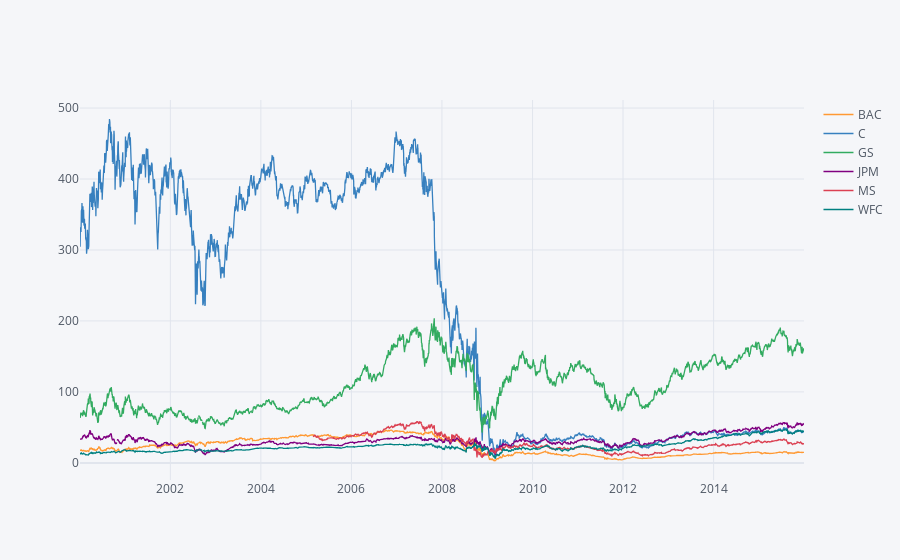

This figure's notebook cell:
### Code cell
bank_stocks.xs(key = 'Close', axis =1, level = 'Stock Info').iplot()

### Figure 1 — Plotly figure (JSON) as saved in the notebook; plotly's stock layout.template omitted (floating-point values rounded to 4 significant figures; data arrays with more than 128 entries replaced by an {"elided": "..."} marker saying what was removed)
{"data": [{"line": {"color": "rgba(255, 153, 51, 1.0)", "dash": "solid", "shape": "linear", "width": 1.3}, "mode": "lines", "name": "BAC", "text": "", "type": "scatter", "x": {"elided": "4025 str values"}, "y": {"elided": "4025 mixed values"}}, {"line": {"color": "rgba(55, 128, 191, 1.0)", "dash": "solid", "shape": "linear", "width": 1.3}, "mode": "lines", "name": "C", "text": "", "type": "scatter", "x": {"elided": "4025 str values"}, "y": {"elided": "4025 float values"}}, {"line": {"color": "rgba(50, 171, 96, 1.0)", "dash": "solid", "shape": "linear", "width": 1.3}, "mode": "lines", "name": "GS", "text": "", "type": "scatter", "x": {"elided": "4025 str values"}, "y": {"elided": "4025 mixed values"}}, {"line": {"color": "rgba(128, 0, 128, 1.0)", "dash": "solid", "shape": "linear", "width": 1.3}, "mode": "lines", "name": "JPM", "text": "", "type": "scatter", "x": {"elided": "4025 str values"}, "y": {"elided": "4025 mixed values"}}, {"line": {"color": "rgba(219, 64, 82, 1.0)", "dash": "solid", "shape": "linear", "width": 1.3}, "mode": "lines", "name": "MS", "text": "", "type": "scatter", "x": {"elided": "4025 str values"}, "y": {"elided": "4025 mixed values"}}, {"line": {"color": "rgba(0, 128, 128, 1.0)", "dash": "solid", "shape": "linear", "width": 1.3}, "mode": "lines", "name": "WFC", "text": "", "type": "scatter", "x": {"elided": "4025 str values"}, "y": {"elided": "4025 mixed values"}}], "layout": {"legend": {"bgcolor": "#F5F6F9", "font": {"color": "#4D5663"}}, "paper_bgcolor": "#F5F6F9", "plot_bgcolor": "#F5F6F9", "title": {"font": {"color": "#4D5663"}}, "xaxis": {"gridcolor": "#E1E5ED", "showgrid": true, "tickfont": {"color": "#4D5663"}, "title": {"font": {"color": "#4D5663"}, "text": ""}, "zerolinecolor": "#E1E5ED"}, "yaxis": {"gridcolor": "#E1E5ED", "showgrid": true, "tickfont": {"color": "#4D5663"}, "title": {"font": {"color": "#4D5663"}, "text": ""}, "zerolinecolor": "#E1E5ED"}}}
